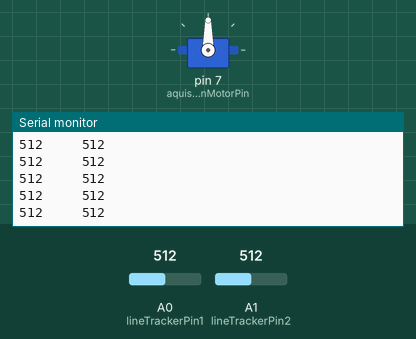
Bench run of a sketch on a simulated Arduino Uno, built with avr-gcc and run on an emulated ATmega328P. On the bench: servo, the last lines printed to the serial monitor. Inputs (shaded band) come from the test bench; at power-on: A0 (lineTrackerPin1) = 512, A1 (lineTrackerPin2) = 512.

Above: at 1.2 s.
1.3 s: A0 (lineTrackerPin1) set to 11
At 2.2 s:
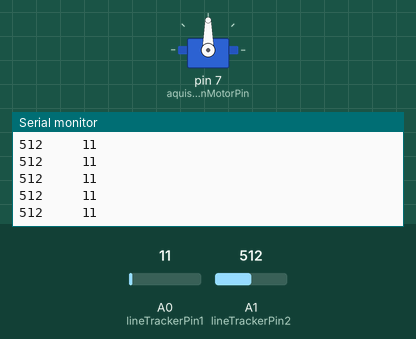
2.8 s: A0 (lineTrackerPin1) set to 8
At 3.6 s:
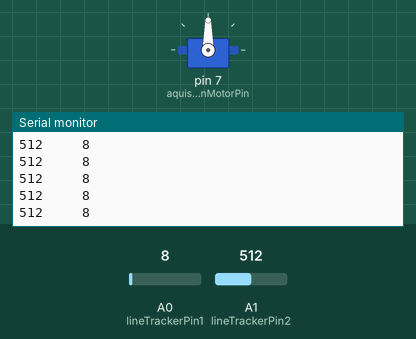
5.8 s: A1 (lineTrackerPin2) set to 110
At 6.5 s:
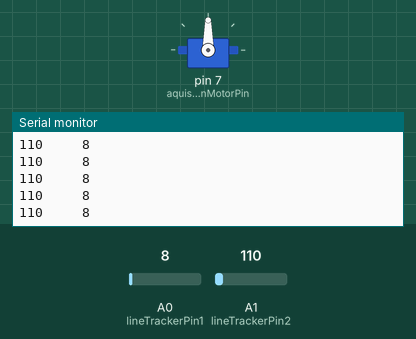
7.3 s: A1 (lineTrackerPin2) set to 91
At 8.0 s:
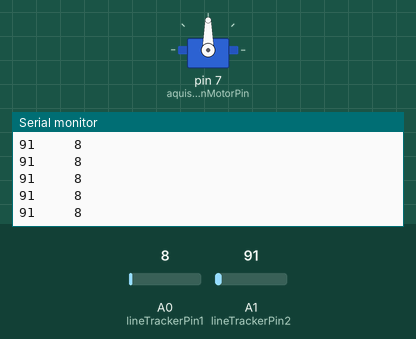
Timing chart, 0 to 9.8 s (numbered marks = the images above; inputs shaded):
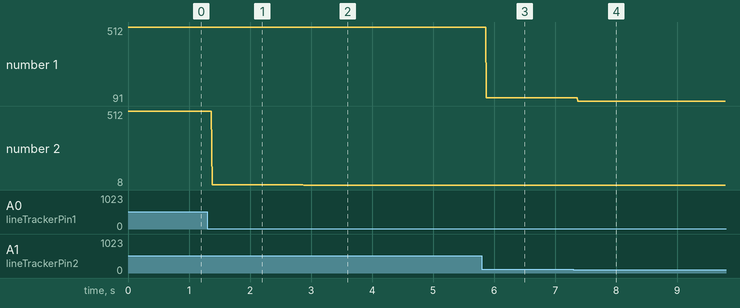

Measured:
- after the input at 1.3 s, the serial monitor: prints a new line after 0.08 s (image 1)
- after the input at 2.8 s, the serial monitor: prints a new line after 0.08 s (image 2)
- after the input at 5.8 s, the serial monitor: prints a new line after 0.07 s (image 3)
- after the input at 7.3 s, the serial monitor: prints a new line after 0.07 s (image 4)
- plotted number 1: 512 → 110 after the input at 5.8 s, 110 → 91 after the input at 7.3 s
- plotted number 2: 512 → 11 after the input at 1.3 s, 11 → 8 after the input at 2.8 s

The sketch:

LineTrackerRawDataOutput.ino
```cpp
#include <Servo.h>

//Letter Aquisition Test Code

const int lineTrackerPin1 = A0;
const int lineTrackerPin2 = A1;
const int aquisitionMotorPin = 7;
Servo aquisitionMotor;

int lineTrackerData1 = 0;
int lineTrackerData2 = 0;
int deliveryAddress = -1;
int letterInTransitFlag =0;

void setup() {
  pinMode(lineTrackerPin1, INPUT);
  pinMode(lineTrackerPin2, INPUT);

  aquisitionMotor.attach(aquisitionMotorPin);

  Serial.begin(9600);
}


void loop() {
  readLineTrackers();
  Serial.print(lineTrackerData2);
  Serial.print("     ");
  Serial.println(lineTrackerData1);
}

void readLineTrackers() {
  lineTrackerData1 = analogRead(lineTrackerPin1);
  lineTrackerData2 = analogRead(lineTrackerPin2);
}
```
